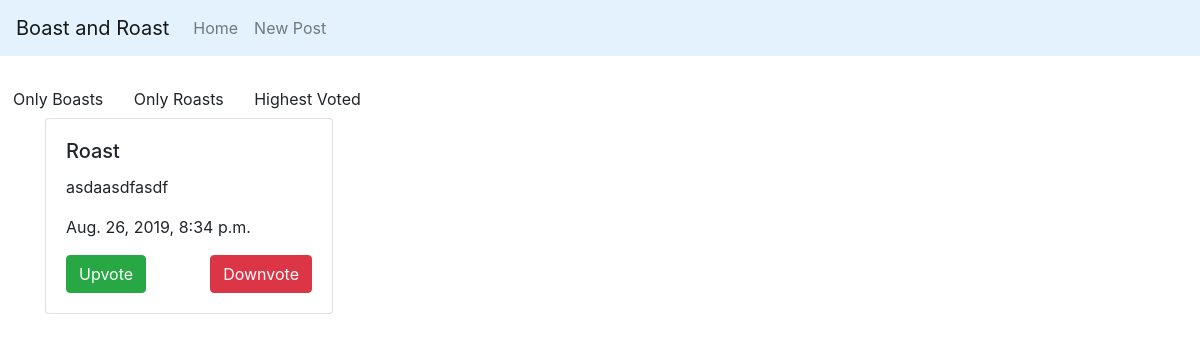
The page /roasts/ on the database as committed earlier.
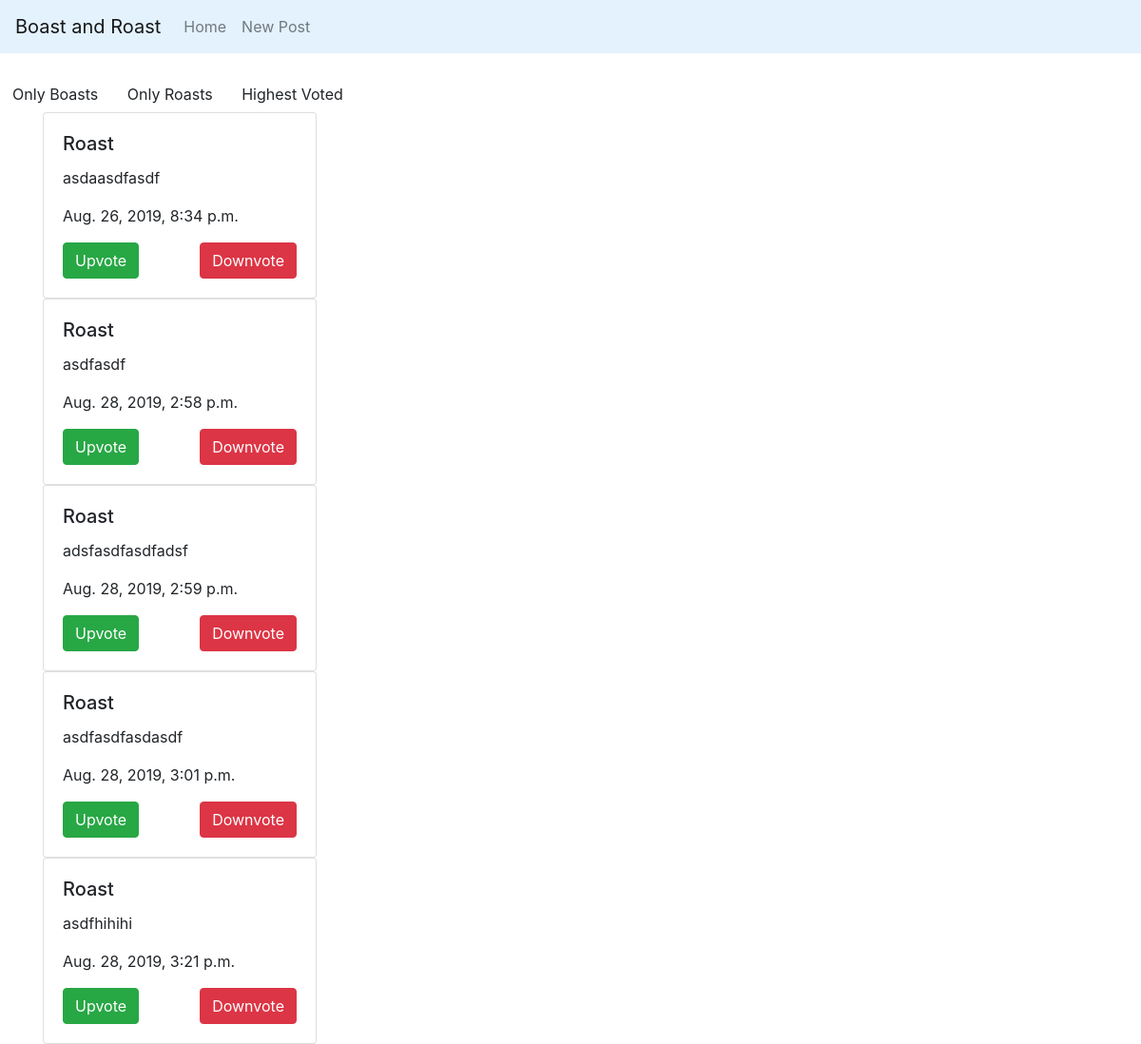
The same page on the database as committed later.
### boastroast/models.py (models this page shows, shortened)
class Post(models.Model):
    Boast = 'Boast'
    Roast = 'Roast'
    POST_CHOICES = [
        (Boast, 'Boast'),
        (Roast, 'Roast')
    ]
    body = models.CharField(max_length=280)
    created_at = models.DateTimeField(auto_now_add=True)
    upvotes = models.IntegerField(default=0)
    downvotes = models.IntegerField(default=0)
    type_of_post = models.CharField(choices=POST_CHOICES, default=Boast, max_length=5)

### boastroast/views.py (the view)
# urls.py: path('roasts/', roasts, name='roasts'),
def roasts(request):
    posts = Post.objects.filter(type_of_post = 'Roast')
    return render(request, 'roasts.html', {'posts': posts})

### boastroast/templates/roasts.html (shortened to what this page needs)
{% extends 'base.html' %}
{% load bootstrap4 %}
{% block main %}
<div>
    {% for post in posts %}
    <div class="card" style="width: 18rem;">
            <div class="card-body">
              <h5 class="card-title">{{ post.type_of_post }}</h5>
              <p class="card-text">{{ post.body }}</p>
              <p>{{ post.created_at}}</p>
            <div style="display: flex; justify-content: space-between">
                    <a href="/upvote/{{post.id}}" class="btn btn-success">Upvote</a>
                    <a href="/downvote/{{post.id}}" class="btn btn-danger">Downvote</a>
              </div>
            </div>
          </div>
    {% endfor %}
</div>
{% endblock %}

Rows that differ between the two databases and show on the page:
added Post: type_of_post "Roast", body "asdfasdf", created_at "Aug. 28, 2019, 2:58 p.m."
added Post: type_of_post "Roast", body "adsfasdfasdfadsf", created_at "Aug. 28, 2019, 2:59 p.m."
added Post: type_of_post "Roast", body "asdfasdfasdasdf", created_at "Aug. 28, 2019, 3:01 p.m."
added Post: type_of_post "Roast", body "asdfhihihi", created_at "Aug. 28, 2019, 3:21 p.m."
